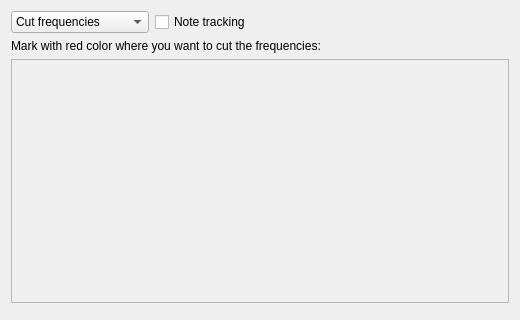
<?xml version="1.0" encoding="UTF-8"?>
<ui version="4.0">
 <class>ToolFrequencyFilter_gui</class>
 <widget class="QWidget" name="ToolFrequencyFilter_gui">
  <property name="geometry">
   <rect>
    <x>0</x>
    <y>0</y>
    <width>520</width>
    <height>320</height>
   </rect>
  </property>
  <property name="minimumSize">
   <size>
    <width>520</width>
    <height>0</height>
   </size>
  </property>
  <property name="windowTitle">
   <string notr="true">Form</string>
  </property>
  <layout class="QVBoxLayout" name="verticalLayout">
   <item>
    <layout class="QHBoxLayout" name="horizontalLayout">
     <item>
      <widget class="QComboBox" name="comboMode">
       <item>
        <property name="text">
         <string>Cut frequencies</string>
        </property>
       </item>
       <item>
        <property name="text">
         <string>Attenuate or amplify</string>
        </property>
       </item>
      </widget>
     </item>
     <item>
      <widget class="QCheckBox" name="checkNoteTracking">
       <property name="toolTip">
        <string>The abscissa is relative to the fundamental frequency of each sample (root key and pitch correction): ×1 is the fundamental, ×2 the octave, ×3 the twelfth…</string>
       </property>
       <property name="text">
        <string>Note tracking</string>
       </property>
      </widget>
     </item>
     <item>
      <spacer name="horizontalSpacer">
       <property name="orientation">
        <enum>Qt::Horizontal</enum>
       </property>
       <property name="sizeHint" stdset="0">
        <size>
         <width>40</width>
         <height>20</height>
        </size>
       </property>
      </spacer>
     </item>
    </layout>
   </item>
   <item>
    <widget class="QLabel" name="label">
     <property name="sizePolicy">
      <sizepolicy hsizetype="Preferred" vsizetype="Maximum">
       <horstretch>0</horstretch>
       <verstretch>0</verstretch>
      </sizepolicy>
     </property>
     <property name="text">
      <string>Mark with red color where you want to cut the frequencies:</string>
     </property>
    </widget>
   </item>
   <item>
    <widget class="QFrame" name="frame">
     <property name="sizePolicy">
      <sizepolicy hsizetype="Expanding" vsizetype="Expanding">
       <horstretch>0</horstretch>
       <verstretch>0</verstretch>
      </sizepolicy>
     </property>
     <property name="frameShape">
      <enum>QFrame::StyledPanel</enum>
     </property>
     <property name="frameShadow">
      <enum>QFrame::Sunken</enum>
     </property>
     <layout class="QGridLayout" name="gridLayout_2">
      <property name="leftMargin">
       <number>0</number>
      </property>
      <property name="topMargin">
       <number>0</number>
      </property>
      <property name="rightMargin">
       <number>0</number>
      </property>
      <property name="bottomMargin">
       <number>0</number>
      </property>
      <item row="0" column="0">
       <widget class="GraphFilterFrequencies" name="graphFilterFrequencies" native="true">
        <property name="minimumSize">
         <size>
          <width>400</width>
          <height>240</height>
         </size>
        </property>
       </widget>
      </item>
     </layout>
    </widget>
   </item>
   <item>
    <widget class="DialogButtonBox" name="buttonBox"/>
   </item>
  </layout>
 </widget>
 <customwidgets>
  <customwidget>
   <class>GraphFilterFrequencies</class>
   <extends>QWidget</extends>
   <header>frequency_filter/graphfilterfrequencies.h</header>
   <container>1</container>
  </customwidget>
  <customwidget>
   <class>DialogButtonBox</class>
   <extends>QDialogButtonBox</extends>
   <header>dialogbuttonbox.h</header>
  </customwidget>
 </customwidgets>
 <tabstops>
 </tabstops>
 <resources/>
 <connections/>
</ui>
